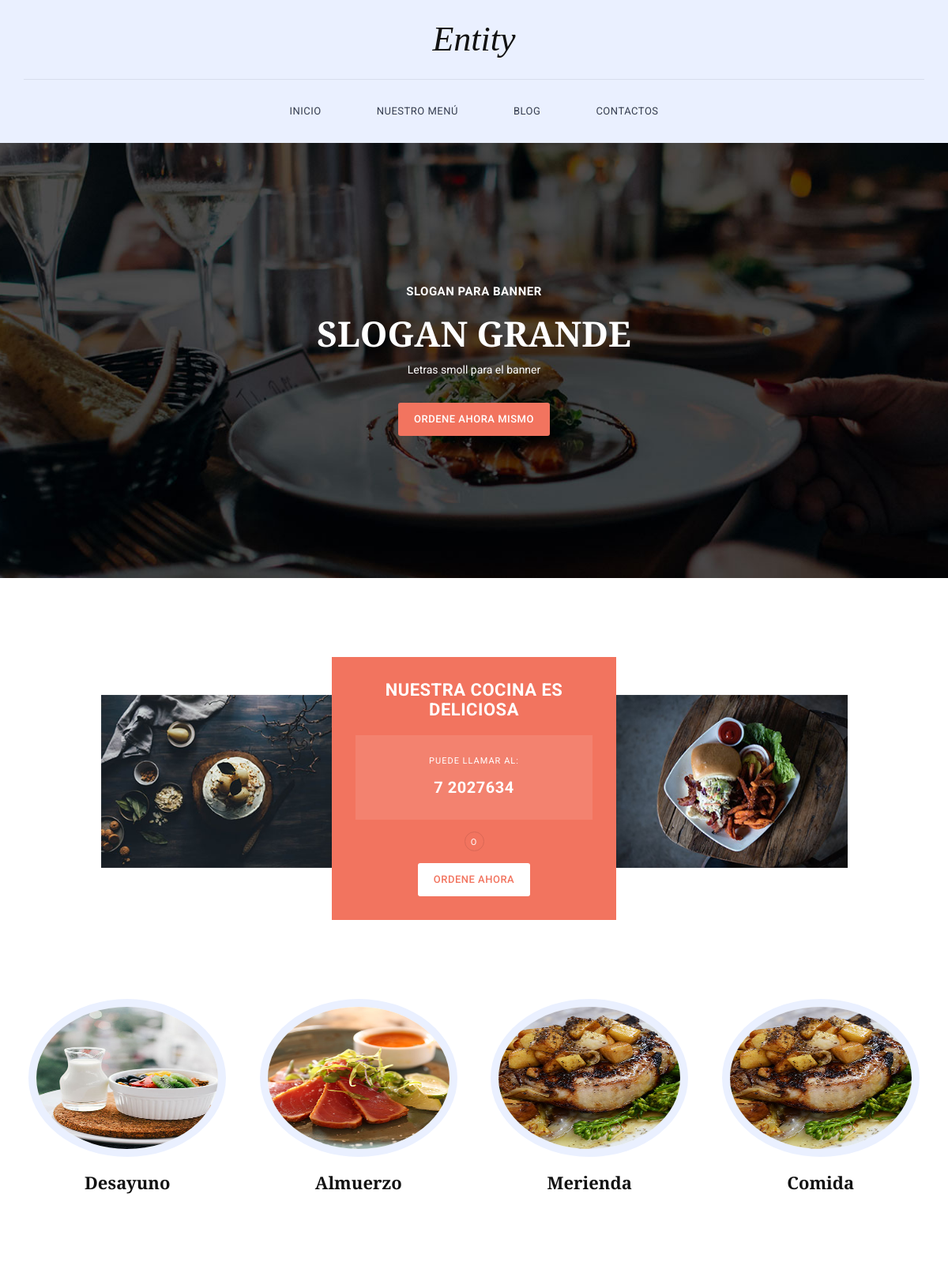
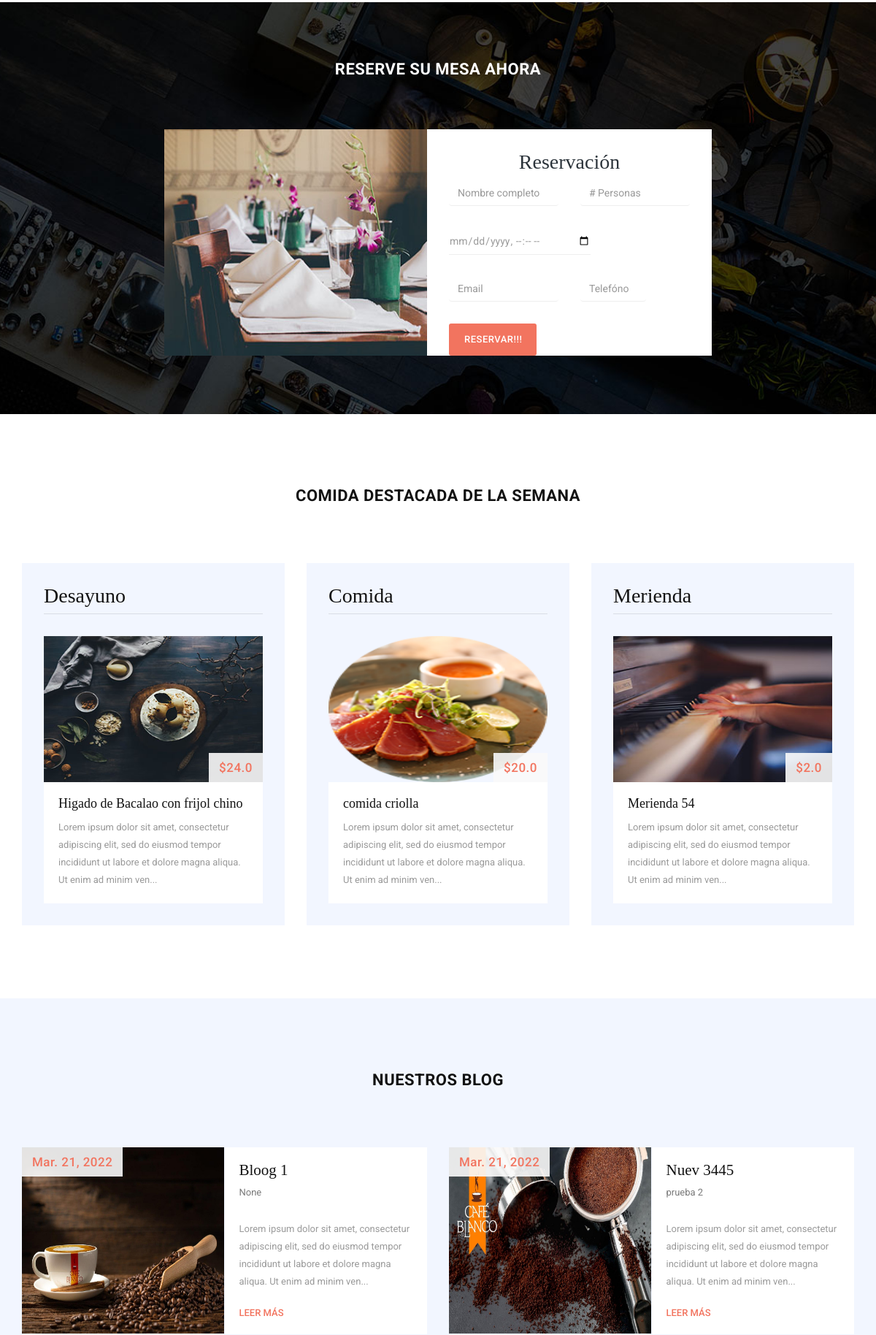
The page / (upper part) on the database its author committed (2 pictures, top to bottom).
### VictoryApp/models.py (models this page shows, shortened)
class Entity(models.Model):
    created_at = models.DateTimeField(verbose_name="Creado", auto_now_add=True)
    updated_at = models.DateTimeField(auto_now=True, verbose_name="Modificado")
    name = models.CharField(max_length=255, verbose_name="Nombre")
    slogan_1 = models.CharField(max_length=255, verbose_name="Slogan nivel 1", blank=True, null=True)
    slogan_2 = models.CharField(max_length=255, verbose_name="Slogan nivel 2", blank=True, null=True)
    slogan_3 = models.CharField(max_length=255, verbose_name="Slogan nivel 3", blank=True, null=True)
    descripcion_contact=RichTextField(verbose_name="Descripcion de contacto")
    image_banner_1 = models.ImageField(upload_to='static/upload', verbose_name="Imagen Banner Inicio")
    image_banner_2 = models.ImageField(upload_to='static/upload', verbose_name="Imagen Banner Header")
    image_left = models.ImageField(upload_to='static/upload', verbose_name="Imagen Izquierda")
    image_right = models.ImageField(upload_to='static/upload', verbose_name="Imagen Derecha")
    image_deep = models.ImageField(upload_to='static/upload', verbose_name="Imagen Fondo Reservar")
    image_small = models.ImageField(upload_to='static/upload', verbose_name="Imagen Reservar")
    image_prefooter = models.ImageField(upload_to='static/upload', verbose_name="Imagen PreFooter")
    address = models.CharField(max_length=255, verbose_name="Direccion", blank=True, null=True)
    email = models.EmailField(verbose_name="Correo", blank=True, null=True)
    map_addres = models.URLField(verbose_name="Direccion google maps, src")
    phone = models.CharField(max_length=255, verbose_name="Telefono")
    face = models.URLField(verbose_name="Facebook",  blank=True, null=True)
    inst = models.URLField(verbose_name="Instagram", blank=True, null=True)
    twit = models.URLField(verbose_name="Twitter",  blank=True, null=True)
    yout = models.URLField(verbose_name="YouTube", blank=True, null=True)
    link = models.URLField(verbose_name="Linkedin", blank=True, null=True)
    class Meta:
        verbose_name_plural = "A. Entidad"

class Category(models.Model):
    created_at = models.DateTimeField(verbose_name="Creado", auto_now_add=True)
    updated_at = models.DateTimeField(auto_now=True, verbose_name="Modificado")
    name = models.CharField(max_length=255, verbose_name="Nombre")
    image = models.ImageField(upload_to='static/upload', verbose_name="Imagen Categoria")
    descripcion = RichTextField(verbose_name="Descripcion", default='')
    class Meta:
        verbose_name_plural = "C. Categorías"

class Product(models.Model):
    created_at = models.DateField(verbose_name="Creado", auto_now_add=True)
    updated_at = models.DateTimeField(auto_now=True, verbose_name="Modificado")
    name = models.CharField(max_length=255, verbose_name="Nombre")
    image = models.ImageField(upload_to='static/upload', verbose_name="Imagen Producto")
    category = models.ForeignKey(Category, models.PROTECT, verbose_name="Tipo")
    active = models.BooleanField(verbose_name="Activado", default=False)
    descripcion = RichTextField(verbose_name="Descripcion", default='')
    price = models.FloatField(default=0, verbose_name="Precio del servicio")
    class Meta:
        verbose_name_plural = "D. Productos"

class Blog(models.Model):
    created_at = models.DateField(verbose_name="Creado", auto_now_add=True)
    updated_at = models.DateTimeField(auto_now=True, verbose_name="Modificado")
    title = models.CharField(max_length=255, verbose_name="Título")
    text_autor = models.CharField(max_length=255, verbose_name="Datos del Autor", blank=True, null=True)
    descripcion = RichTextField(verbose_name="Descripción")
    active = models.BooleanField(verbose_name="Activado", default=False)
    image = models.ImageField(upload_to="static/upload", verbose_name="Imagen", null=True)
    class Meta:
        verbose_name_plural = "B. Blog"

### VictoryApp/views.py (the view, shortened to what this page needs)
# urls.py: 2. Add a URL to urlpatterns:  path('', views.home, name='home')
def home(request):
    category = models.Category.objects.all()[:4]
    product = models.Product.objects.filter(active=True).all()[:3]
    blog = models.Blog.objects.filter(active=True).order_by("-id").all()[:6]
    return render(request, 'index.html', {'category': category, 'product': product, 'blog': blog})

### VictoryApp/my_context_processor.py (called while the page is built)
def entity(context):
    y = x.year
    entity = models.Entity.objects.first()
    return {'entity': entity,
            'x': y,
            }

### templates/index.html (shortened to what this page needs)
{% load static %}
{% load thumbnail %}
<!DOCTYPE html>
<html>
<head>
    <link rel="stylesheet" href="{% static 'frontend/css/bootstrap.min.css' %}">
    <link rel="stylesheet" href="{% static 'frontend/css/bootstrap-theme.min.css' %}">
    <link rel="stylesheet" href="{% static 'frontend/css/fontAwesome.css' %}">
    <link rel="stylesheet" href="{% static 'frontend/css/hero-slider.css' %}">
    <link rel="stylesheet" href="{% static 'frontend/css/owl-carousel.css' %}">
    <link rel="stylesheet" href="{% static 'frontend/css/templatemo-style.css' %}">
    <link rel="stylesheet" href="{% static 'sweetalert2/sweetalert2.min.css' %}">
</head>
<body>
<div class="header">
    <div class="container">
        <a href="#" class="navbar-brand scroll-top">{{ entity.name }}</a>
        <nav class="navbar navbar-inverse" role="navigation">
            <div id="main-nav" class="collapse navbar-collapse">
                <ul class="nav navbar-nav">
                    <li><a href="{% url 'home' %}">Inicio</a></li>
                    <li><a href="{% url 'menu-list' %}">Nuestro Menú</a></li>
                    <li><a href="{% url 'blog-list' 1 %}">Blog</a></li>
                    <li><a href="{% url 'contact' %}">Contactos</a></li>
                </ul>
            </div>
        </nav>
    </div>
</div>
{% block content %}
    <section class="banner" style="background-image: url({{ entity.image_banner_1 }}); padding: 180px 0; text-align: center; background-repeat: no-repeat; background-position: center center; background-size: cover; width: 100%">
        <div class="container">
            <div class="row">
                <div class="col-md-6 col-md-offset-3">
                    <h4 style="color: white">{{ entity.slogan_1 }}</h4>
                    <h2  style="color: white">{{ entity.slogan_2 }}</h2>
                    <p style="color: white">{{ entity.slogan_3 }}</p>
                    <div class="primary-button">
                        <a href="#" class="scroll-link" data-id="book-table">Ordene ahora mismo</a>
                    </div>
                </div>
            </div>
        </div>
    </section>
    <section class="cook-delecious">
        <div class="container">
            <div class="row">
                <div class="col-md-3 col-md-offset-1">
                    <div class="first-image">
                        <img style="width: 292.5px; height: 219.767px" src="{% thumbnail entity.image_left 750x0 crop %}" alt="...">
                    </div>
                </div>
                <div class="col-md-4">
                    <div class="cook-content">
                        <h4>Nuestra Cocina es deliciosa</h4>
                        <div class="contact-content">
                            <span>Puede Llamar al:</span>
                            <h6>{{ entity.phone }}</h6>
                        </div>
                        <span>O</span>
                        <div class="primary-white-button">
                            <a href="#" class="scroll-link" data-id="book-table">Ordene ahora</a>
                        </div>
                    </div>
                </div>
                <div class="col-md-3">
                    <div class="second-image">
                        <img style="width: 292.5px; height: 219.767px" src="{% thumbnail entity.image_right 750x0 crop %}" alt="...">
                    </div>
                </div>
            </div>
        </div>
    </section>
    <section class="services">
        <div class="container">
            <div class="row">
                {% for cat in category %}
                    <div class="col-md-3 col-sm-6 col-xs-12">
                        <div class="service-item">
                            <a>
                                <img class="img-circle" style="height: 200px; width: 250px" src="{% thumbnail cat.image 750x0 crop %}"
                                     alt="...">
                                <h4>{{ cat.name }}</h4>
                            </a>
                        </div>
                    </div>
                {% endfor %}
            </div>
        </div>
    </section>
    <section id="book-table" style="background-image: url({{ entity.image_deep }}); padding: 80px 0; text-align: center; background-repeat: no-repeat; background-position: center center; background-size: cover" >
        <div class="container">
            <div class="row">
                <div class="col-md-12">
                    <div class="heading">
                        <h2>Reserve su mesa ahora</h2>
                    </div>
                </div>
                <div class="col-md-4 col-md-offset-2 col-sm-12">
                    <div class="left-image">
                        <img style="width: 360px; height: 310px" src="{% thumbnail entity.image_small 750x0 crop %}" alt="">
                    </div>
                </div>
                <div class="col-md-4 col-sm-10">
                    <div class="right-info">
                        <h4>Reservación</h4>
                        <form id="form-submit" action="." method="post">{% csrf_token %}
                            <div class="row">
                                <div class="col-md-6">
                                    <input style="margin-top: 0px" name="name" type="name" class="form-control" id="name"
                                           placeholder="Nombre completo" required="">
                                </div>
                                <div class="col-md-6">
                                    <input style="margin-top: 0px" name="persons" type="persons" class="form-control" id="persons"
                                           placeholder="# Personas" required="">
                                </div>
                                <div class="col-md-7">
                                    <input style="margin-top: 0px" name="datetimes" type="datetime-local" value="datetime" class="datetime" id="datetimes"
                                           placeholder="Fecha de reserva" required="">
                                </div>
                                <div class="col-md-6">
                                    <input style="margin-top: 0px" name="email" type="email" class="form-control" id="email" placeholder="Email"
                                           required="">
                                </div>
                                <div class="col-md-4">
                                    <input style="margin-top: 0px" name="phone" type="phone" class="form-control" id="phone"
                                           placeholder="Telefóno" required="">
                                </div>
                                <div class="col-md-5">
                                    <button type="submit" id="form-submit" class="btn">Reservar!!!</button>
                                </div>
                            </div>
                        </form>
                    </div>
                </div>
            </div>
        </div>
    </section>
    <section class="featured-food">
        <div class="container">
            <div class="row">
                <div class="heading">
                    <h2>Comida destacada de la semana</h2>
                </div>
            </div>
            <div class="row">
                {% for prod in product %}
                    <div class="col-md-4">
                        <div class="food-item">
                            <h2>{{ prod.category.name }}</h2>
                            <img style="width: 300px; height: 200px" src="{% thumbnail prod.image 750x0 crop %}" alt="">
                            <div class="price">${{ prod.price }}</div>
                            <div class="text-content">
                                <h4>{{ prod.name }}</h4>
                                <p>{{ prod.descripcion|safe|truncatechars:150 }}</p>
                            </div>
                        </div>
                    </div>
                {% endfor %}
            </div>
        </div>
    </section>
    <section class="our-blog">
        <div class="container">
            <div class="row">
                <div class="col-md-12">
                    <div class="heading">
                        <h2>Nuestros Blog</h2>
                    </div>
                </div>
            </div>
            <div class="row">
                {% for blo in blog %}
                    <div class="col-md-6">
                        <div class="blog-post">
                            <img style="height: 255px;width: 277px" src="{% thumbnail blo.image 750x0 crop %}" alt="">
                            <div class="date">{{ blo.created_at }}</div>
                            <div class="right-content">
                                <h4>{{ blo.title }}</h4>
                                <span>{{ blo.text_autor }}</span>
                                <p>{{ blo.descripcion|safe|truncatechars:150 }}</p>
                                <div class="text-button">
                                    <a href="{% url 'blog-detail' blo.id %}">Leer más</a>
                                </div>
                            </div>
                        </div>
                    </div>
                {% endfor %}
            </div>
        </div>
    </section>
{% endblock %}
{% load sweetify %}
</body>
</html>

### static/frontend/css/hero-slider.css (style rules this page uses)
*, *::after, *::before { -webkit-box-sizing: border-box; -moz-box-sizing: border-box; box-sizing: border-box; }
html { font-size: 62.5%; }
body { font-family: "Open Sans", sans-serif; color: #2c343b; background-color: #f2f2f2; }
a { color: #d44457; text-decoration: none; }
img { max-width: 100%; }

### rows shown on the page
Entity: name "Entity", image_banner_1 (picture), slogan_1 "SLOGAN PARA BANNER", slogan_2 "SLOGAN GRANDE", slogan_3 "Letras smoll para el banner", image_left (picture), phone "7 2027634", image_right (picture), image_deep (picture), image_small (picture)
Category: image (picture), name "Desayuno"
Category: image (picture), name "Almuerzo"
Category: image (picture), name "Merienda"
Category: image (picture), name "Comida"
Product: category.name "Desayuno", image (picture), price "24.0", name "Higado de Bacalao con frijol chino", descripcion "Lorem ipsum dolor sit amet, consectetur adipiscing elit, sed do eiusmod tempor incididunt ut labore et dolore magna aliqua. Ut enim ad minim ven..."
Product: category.name "Comida", image (picture), price "20.0", name "comida criolla", descripcion "Lorem ipsum dolor sit amet, consectetur adipiscing elit, sed do eiusmod tempor incididunt ut labore et dolore magna aliqua. Ut enim ad minim ven..."
Product: category.name "Merienda", image (picture), price "2.0", name "Merienda 54", descripcion "Lorem ipsum dolor sit amet, consectetur adipiscing elit, sed do eiusmod tempor incididunt ut labore et dolore magna aliqua. Ut enim ad minim ven..."
Blog: image (picture), created_at "Mar. 21, 2022", title "Bloog 1", text_autor "None", descripcion "Lorem ipsum dolor sit amet, consectetur adipiscing elit, sed do eiusmod tempor incididunt ut labore et dolore magna aliqua. Ut enim ad minim ven..."
Blog: image (picture), created_at "Mar. 21, 2022", title "Nuev 3445", text_autor "prueba 2", descripcion "Lorem ipsum dolor sit amet, consectetur adipiscing elit, sed do eiusmod tempor incididunt ut labore et dolore magna aliqua. Ut enim ad minim ven..."
